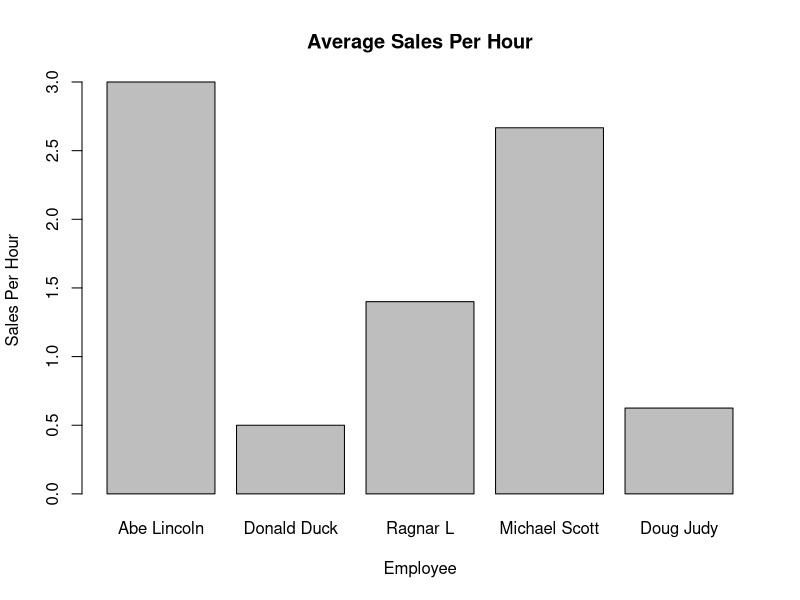

Recreate this plot in R.
## ---- chunk 1
Employee <- c("Abe Lincoln","Donald Duck","Ragnar L","Michael Scott","Doug Judy")
Salary <-c(30000,10000,70000,40000,20000)
Sales_Made <-c(30,10,70,40,20)
Hours_Worked <-c(10,20,50,15,32)
## ---- chunk 2
employ.data <-data.frame(Employee,Salary,Sales_Made,Hours_Worked)
employ.data
## ---- chunk 3
library(dplyr)
## ---- chunk 4
New.Data <-mutate(employ.data,Avg_Sales_Per_Hour = Sales_Made/Hours_Worked)
New.Data
## ---- chunk 5
counts <-c(New.Data$Avg_Sales_Per_Hour)
barplot(counts,main = 'Average Sales Per Hour', xlab = 'Employee', ylab = 'Sales Per Hour', names.arg = New.Data$Employee )
